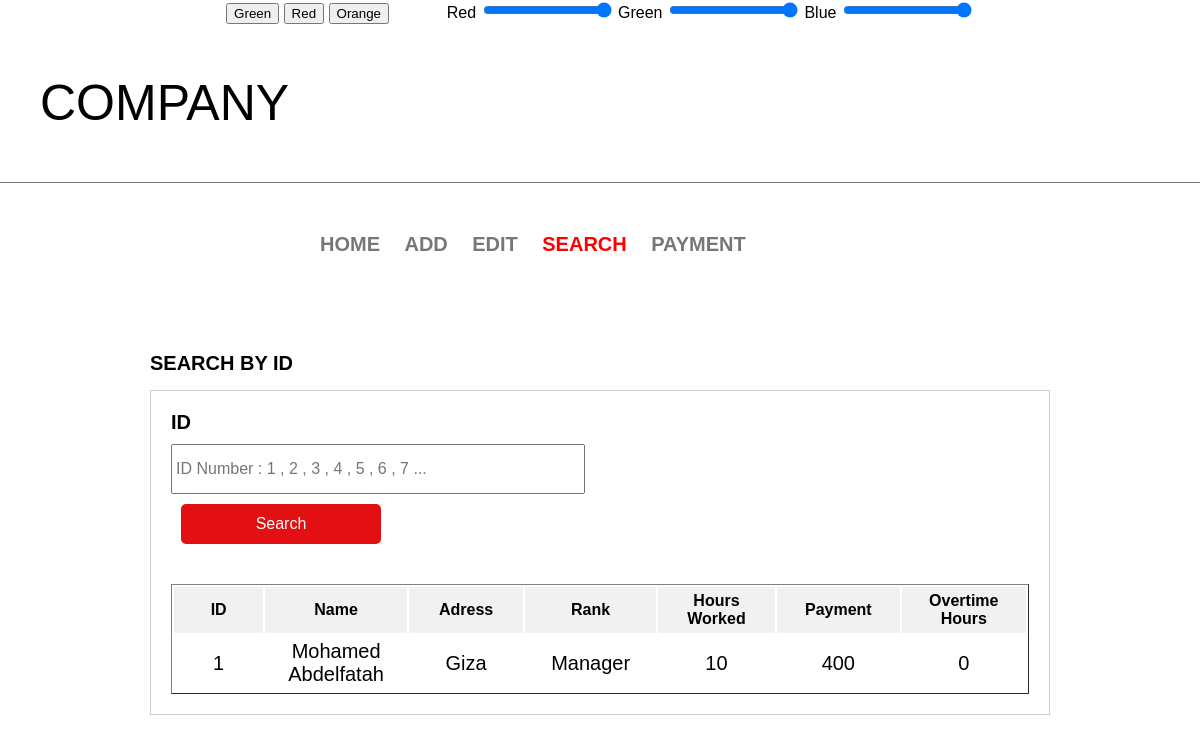
Screenshot of /Search.php?ID=1 with the database file from the repository.
### tables this page shows
CREATE TABLE `Employe_Data` (
  `ID` int(11) NOT NULL,
  `Name` varchar(45) DEFAULT NULL,
  `adress` varchar(45) DEFAULT NULL,
  `rank` varchar(45) DEFAULT NULL,
  `hours_worked` int(11) DEFAULT NULL,
  `payment` float DEFAULT NULL,
  `overtime_hours` int(11) DEFAULT NULL
);

### Search.php (the view, shortened to what this page needs)
 <?php
 include 'connection.php';
 $error['ID'] = "";
?>
 <!DOCTYPE html>
 <html lang="en" dir="ltr">
   <head>
     <link rel="stylesheet" href="style.css">
   </head>
   <body>
     <center>
       <input type="submit" class="btn2" onclick="changeBackground('green')" value="Green" >
       <input type="submit" class="btn2" onclick="changeBackground('red')" value="Red">
       <input type="submit" class="btn2" onclick="changeBackground('orange')" value="Orange"> &nbsp;&nbsp;&nbsp;&nbsp;&nbsp;&nbsp;&nbsp;&nbsp;&nbsp;&nbsp;&nbsp;
     Red <input type="range" id="red" value="255" min="0" max="255" onchange="onSliderChanged()" style="background:red">
     Green <input type="range" id="green" value="255" min="0" max="255" onchange="onSliderChanged()" style="background:green">
     Blue <input type="range" id="blue" value="255" min="0" max="255" onchange="onSliderChanged()" style="background:blue">
   </center>
    <header class="head">
      <p>company</p>
    </header>
    <div class="container">
      <div class="links">
         <a href="index.php">Home</a>
         <a href="add_employe.php">Add</a>
         <a href="updateData.php">Edit</a>
         <a href="Search.php" class="ch">Search</a>
         <a href="showData.php">payment</a>
      </div>
  </div><br><br>
  <article>
    <div class="header_form">
      Search By ID
    </div>
    <div class="registration">
      <form method="get">
        <div class="field_input">
          <label>ID</label><br />
          <input type="number" name="ID" placeholder="ID Number : 1 , 2 , 3 , 4 , 5 , 6 , 7 ... ">
          <?php  echo $error['ID'];?><br>
          <input type="submit" name="submit" value="Search" class="btn1" style="width:200px">
        </div>
  </form>
     <div class="SearchId">
  <?php
   $error = array(
                  'ID' => '',
          );
   if(!empty($_GET['ID']))
   {
     $ID = $_GET['ID'];
     $sql = "SELECT * FROM Employe_Data WHERE ID = ?";
     $stmt = $con -> prepare($sql);
     $stmt -> execute(array($ID));
     $sql2 = "SELECT * FROM Employe_Data WHERE ID = ?";
     $stmt2 = $con -> prepare($sql2);
     $stmt2 -> execute(array($ID));
     $number = $stmt2 -> rowCount();
     if($number > 0)
     {
           echo "<table border = 1>";
           echo "<tr>
           <th style='text-align:center'>ID</th>
           <th style='text-align:center'>Name</th>
           <th style='text-align:center'>Adress</th>
           <th style='text-align:center'>Rank</th>
           <th style='text-align:center'>Hours Worked</th>
           <th style='text-align:center'>Payment</th>
           <th style='text-align:center'>Overtime Hours</th>
           </tr>";
           while($row = $stmt->fetch())
           {
             echo "<tr>";
             echo "<td style='text-align:center'>$row[0]</td>";
             echo "<td style='text-align:center'>$row[1]</td>";
             echo "<td style='text-align:center'>$row[2]</td>";
             echo "<td style='text-align:center'>$row[3]</td>";
             echo "<td style='text-align:center'>$row[4]</td>";
             echo "<td style='text-align:center'>$row[5]</td>";
             echo "<td style='text-align:center'>$row[6]</td>";
             echo "</tr>";
           }
     }
     else
     {
       echo "<span class='error'>The Data of ID [ $ID ] is Not Found or You Don't Have Permission To Read</span><br>";
     }
   }
else
  {
     $error['ID'] = "<span class='error'>* ID is Required</span>";
  }
  ?>
</div>
    </div>
      </article>
</body>
</html>

### style.css (style rules this page uses)
body { margin:0px; padding:0px; font-family:Arial }
.head { border-bottom:1px solid #777; padding-left:40px; font-size:50px; text-transform:uppercase; }
.container { width:600px; margin: 50px auto 0px; }
.links { margin-bottom:30px; text-transform:uppercase; }
.links a { text-decoration:none; color:#777; padding-left:20px; font-size:20px; font-weight:bold }
article { width:900px; margin:0px auto; }
.header_form { text-align:left; margin:30px 0px 15px; font-size: 20px; font-weight:bold; text-transform:uppercase; }
.registration { border:1px solid #ccc; }
.field_input { width: 90%; margin:5px; padding:15px; }
.field_input label { font-size: 20px; font-weight:bold; }
.field_input input { width:50%; height:40px; margin-top:10px; padding:3px; outline:none; font-size:16px; }
.btn1 { background-color:rgba(227,16,19,1); width:200px; margin-left:10px; padding:10px; color:#fff; font-size:20px; border:2px solid #e31013; transition-duration: 0.4s; cursor:pointer; border-radius:5px; text-align:center; outline:none; }
.container .links .ch { color:#f00; }
.registration .SearchId { padding: 20px; }
th { background-color:#f1f1f1; border:none; padding:5px; width:200px; }
td { font-size:20px; border:none; padding:5px; }

### rows the page displays
employe_data: ID "1", Name "Mohamed Abdelfatah", adress "Giza", rank "Manager", hours_worked "10", payment "400", overtime_hours "0"
